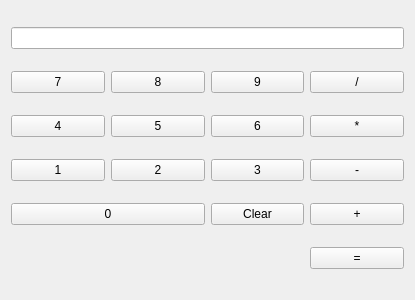
<?xml version="1.0" encoding="UTF-8"?>
<ui version="4.0">
 <class>Calculator</class>
 <widget class="QWidget" name="Calculator">
  <property name="geometry">
   <rect>
    <x>0</x>
    <y>0</y>
    <width>415</width>
    <height>300</height>
   </rect>
  </property>
  <property name="windowTitle">
   <string>Calculator</string>
  </property>
  <layout class="QGridLayout" name="gridLayout">
   <item row="0" column="0" colspan="4">
    <widget class="QLineEdit" name="display">
     <property name="alignment">
      <set>Qt::AlignRight</set>
     </property>
     <property name="readOnly">
      <bool>true</bool>
     </property>
    </widget>
   </item>
   <item row="1" column="0">
    <widget class="QPushButton" name="button7">
     <property name="text">
      <string>7</string>
     </property>
    </widget>
   </item>
   <item row="1" column="1">
    <widget class="QPushButton" name="button8">
     <property name="text">
      <string>8</string>
     </property>
    </widget>
   </item>
   <item row="1" column="2">
    <widget class="QPushButton" name="button9">
     <property name="text">
      <string>9</string>
     </property>
    </widget>
   </item>
   <item row="1" column="3">
    <widget class="QPushButton" name="buttonDivide">
     <property name="text">
      <string>/</string>
     </property>
    </widget>
   </item>
   <item row="2" column="0">
    <widget class="QPushButton" name="button4">
     <property name="text">
      <string>4</string>
     </property>
    </widget>
   </item>
   <item row="2" column="1">
    <widget class="QPushButton" name="button5">
     <property name="text">
      <string>5</string>
     </property>
    </widget>
   </item>
   <item row="2" column="2">
    <widget class="QPushButton" name="button6">
     <property name="text">
      <string>6</string>
     </property>
    </widget>
   </item>
   <item row="2" column="3">
    <widget class="QPushButton" name="buttonMultiply">
     <property name="text">
      <string>*</string>
     </property>
    </widget>
   </item>
   <item row="3" column="0">
    <widget class="QPushButton" name="button1">
     <property name="text">
      <string>1</string>
     </property>
    </widget>
   </item>
   <item row="3" column="1">
    <widget class="QPushButton" name="button2">
     <property name="text">
      <string>2</string>
     </property>
    </widget>
   </item>
   <item row="3" column="2">
    <widget class="QPushButton" name="button3">
     <property name="text">
      <string>3</string>
     </property>
    </widget>
   </item>
   <item row="3" column="3">
    <widget class="QPushButton" name="buttonSubtract">
     <property name="text">
      <string>-</string>
     </property>
    </widget>
   </item>
   <item row="4" column="0" colspan="2">
    <widget class="QPushButton" name="button0">
     <property name="text">
      <string>0</string>
     </property>
    </widget>
   </item>
   <item row="4" column="2">
    <widget class="QPushButton" name="buttonClear">
     <property name="text">
      <string>Clear</string>
     </property>
    </widget>
   </item>
   <item row="4" column="3">
    <widget class="QPushButton" name="buttonAdd">
     <property name="text">
      <string>+</string>
     </property>
    </widget>
   </item>
   <item row="5" column="3">
    <widget class="QPushButton" name="buttonEquals">
     <property name="text">
      <string>=</string>
     </property>
    </widget>
   </item>
  </layout>
 </widget>
 <resources/>
 <connections/>
</ui>
